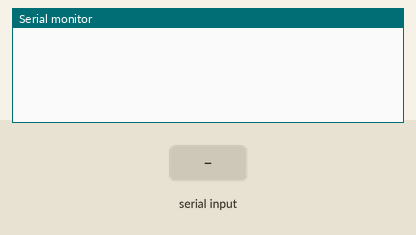
The sketch below on a simulated Arduino Uno, built with avr-gcc and run on an emulated ATmega328P. On the bench: the last lines printed to the serial monitor. The test bench sets the inputs (shaded band).

Above: at 1.2 s.
1.3 s: "90,45\n" received over Serial
At 2.1 s:
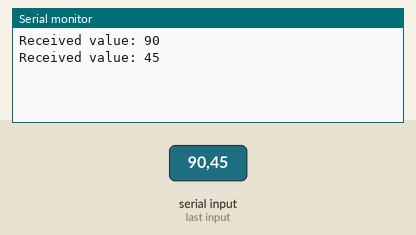
2.8 s: "30,150\n" received over Serial
At 5.3 s:
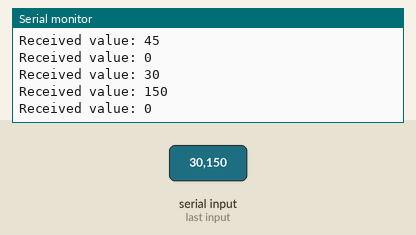
Timing chart, 0 to 6.8 s (numbered marks = the images above; inputs shaded):
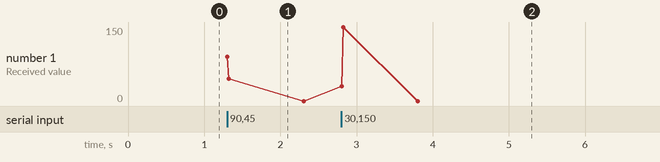

Measured:
- after the input at 1.3 s, the serial monitor: prints a new line at once (image 1)
- after the input at 2.8 s, the serial monitor: prints a new line at once (image 2)

The sketch:

Serial_Read.ino
```cpp
void setup() {
  Serial.begin(9600); // Set baud rate to match the serial monitor
}

void loop() {
  if (Serial.available()) {
    int value = Serial.parseInt(); // Read the number value from UART

    // Print the value on the serial monitor
    Serial.print("Received value: ");
    Serial.println(value);
  }
}
```
